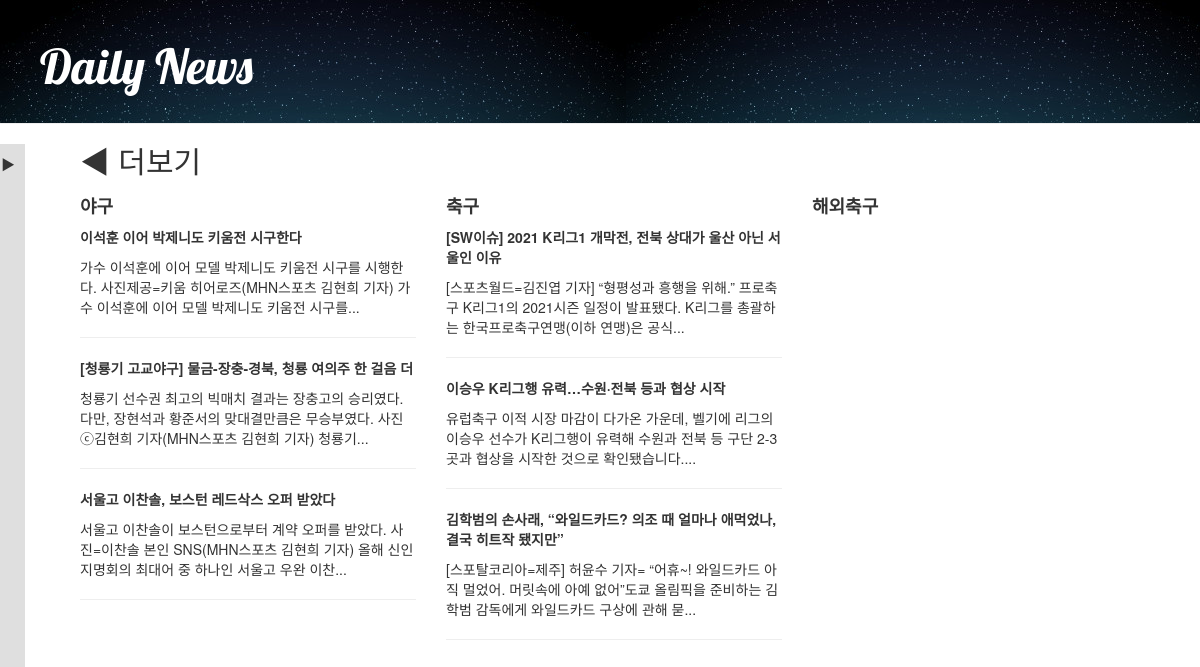
Page /news/sports/ on the committed database.
### news/models.py (models this page shows, shortened)
class Letter(models.Model):
    category = models.CharField(max_length=10, default="", null=True)
    topic = models.CharField(max_length=10, default="", null=True)
    title = models.CharField(max_length=100,default="", primary_key=True)
    letter_link = models.URLField(max_length=100)
    published_date = models.CharField(max_length=20, default="", null=True)
    created_date = models.DateTimeField(default=timezone.now)
    preview = models.TextField()
    writer = models.CharField(max_length=20,default="", null=True)

### news/views.py (the view)
# urls.py: path('news/sports/', views.news_category_sports, name='news_category_sports'),   #추가
def news_category_sports(request):
    key = ['sports',]
    sports=['kbaseball','kfootball','wfootball']
    sportss=[]
    contents={}
    func = lambda __sid1__, __sid2__: Letter.objects.filter(category__icontains=__sid1__, topic__icontains=__sid2__)#.order_by('-created_date')
    for sid2 in sports:
        sportss.append(func('sports',sid2))
        contents = {'m': sportss}
    key.append(sports)
    return render(request, 'news/news_category.html', {'message': contents , 'key': key})

### news/templatetags/filters.py (called while the page is built)
@register.filter()
def __zip(value,count):
    count2 = [1,2,3]
    return zip(value, count2)

@register.filter()
def __topic(value):
    if value =='259':
        return '금융'
    elif value == '258':
        return '증권'
    elif value == '261':
        return '산업/재계'
    elif value == '731':
        return '모바일'
    elif value == '226':
        return '인터넷/SNS'
    elif value == '227':
        return '통신/뉴미디어'
    elif value == 'kbaseball':
        return '야구'
    elif value == 'kfootball':
        return '축구'
    elif value == 'wfootball':
        return '해외축구'

### news/templates/news/news_category.html (shortened to what this page needs)
{% extends "news/home.html"%}
{% block content %}
    {% load static %}
    {% load filters %}
    <link rel="stylesheet" type="text/css" href="{% block stylesheet %}{% static 'news/css/news.css' %}{% endblock %}" />
        <h2>◀ 더보기 </h2>
        <div id="left">
            <h4 id="font-bold"> {{key.1.0|__topic}} </h4>
            {% for data in message.m.0|__zip:"3" %}
                 <a href="{{ data.0.letter_link}}" target="_blank">
                    <p id="font-bold">{{ data.0.title}}</p>
                </a>
                {{data.0.preview}}
                <hr>
            {% endfor %}
        </div>
        <div id="middle">
           <h4 id="font-bold"> {{key.1.1|__topic}} </h4>
            {% for data in message.m.1|__zip:"3" %}
                 <a href="{{ data.0.letter_link}}" target="_blank">
                    <p id="font-bold">{{ data.0.title}}</p>
                </a>
                {{data.0.preview}}
                <hr>
            {% endfor %}
        </div>
        <div id="right">
           <h4 id="font-bold"> {{key.1.2|__topic}} </h4>
        </div>
    {% endblock %}

### news/static/news/css/news.css (style rules this page uses)
#left { width:30%; height:100px; float:left; margin-right:30px; }
#middle { width:30%; height:100px; float:left; margin-right:30px; }
#right { width:30%; height:100px; float:left; margin-right:30px; }
#font-bold { font-weight: bold; }
body, ul, li { padding: 0; margin: 0; list-style: none; }
a { color: inherit; text-decoration: none; }
body { height: 10000px; }

### rows in the picture
Letter: title "이석훈 이어 박제니도 키움전 시구한다", preview "가수 이석훈에 이어 모델 박제니도 키움전 시구를 시행한다. 사진제공=키움 히어로즈(MHN스포츠 김현희 기자) 가수 이석훈에 이어 모델 박제니도 키움전 시구를..."
Letter: title "[청룡기 고교야구] 물금-장충-경북, 청룡 여의주 한 걸음 더", preview "청룡기 선수권 최고의 빅매치 결과는 장충고의 승리였다. 다만, 장현석과 황준서의 맞대결만큼은 무승부였다. 사진ⓒ김현희 기자(MHN스포츠 김현희 기자) 청룡기..."
Letter: title "서울고 이찬솔, 보스턴 레드삭스 오퍼 받았다", preview "서울고 이찬솔이 보스턴으로부터 계약 오퍼를 받았다. 사진=이찬솔 본인 SNS(MHN스포츠 김현희 기자) 올해 신인지명회의 최대어 중 하나인 서울고 우완 이찬..."
Letter: title "[SW이슈] 2021 K리그1 개막전, 전북 상대가 울산 아닌 서울인 이유", preview "[스포츠월드=김진엽 기자] “형평성과 흥행을 위해.” 프로축구 K리그1의 2021시즌 일정이 발표됐다. K리그를 총괄하는 한국프로축구연맹(이하 연맹)은 공식..."
Letter: title "이승우 K리그행 유력…수원·전북 등과 협상 시작", preview "유럽축구 이적 시장 마감이 다가온 가운데, 벨기에 리그의 이승우 선수가 K리그행이 유력해 수원과 전북 등 구단 2-3곳과 협상을 시작한 것으로 확인됐습니다...."
Letter: title "김학범의 손사래, “와일드카드? 의조 때 얼마나 애먹었나, 결국 히트작 됐지만”", preview "[스포탈코리아=제주] 허윤수 기자= “어휴~! 와일드카드 아직 멀었어. 머릿속에 아예 없어”도쿄 올림픽을 준비하는 김학범 감독에게 와일드카드 구상에 관해 묻..."

### other values in the picture
{{ key.1.0|__topic }} "야구"
{{ key.1.1|__topic }} "축구"
{{ key.1.2|__topic }} "해외축구"
